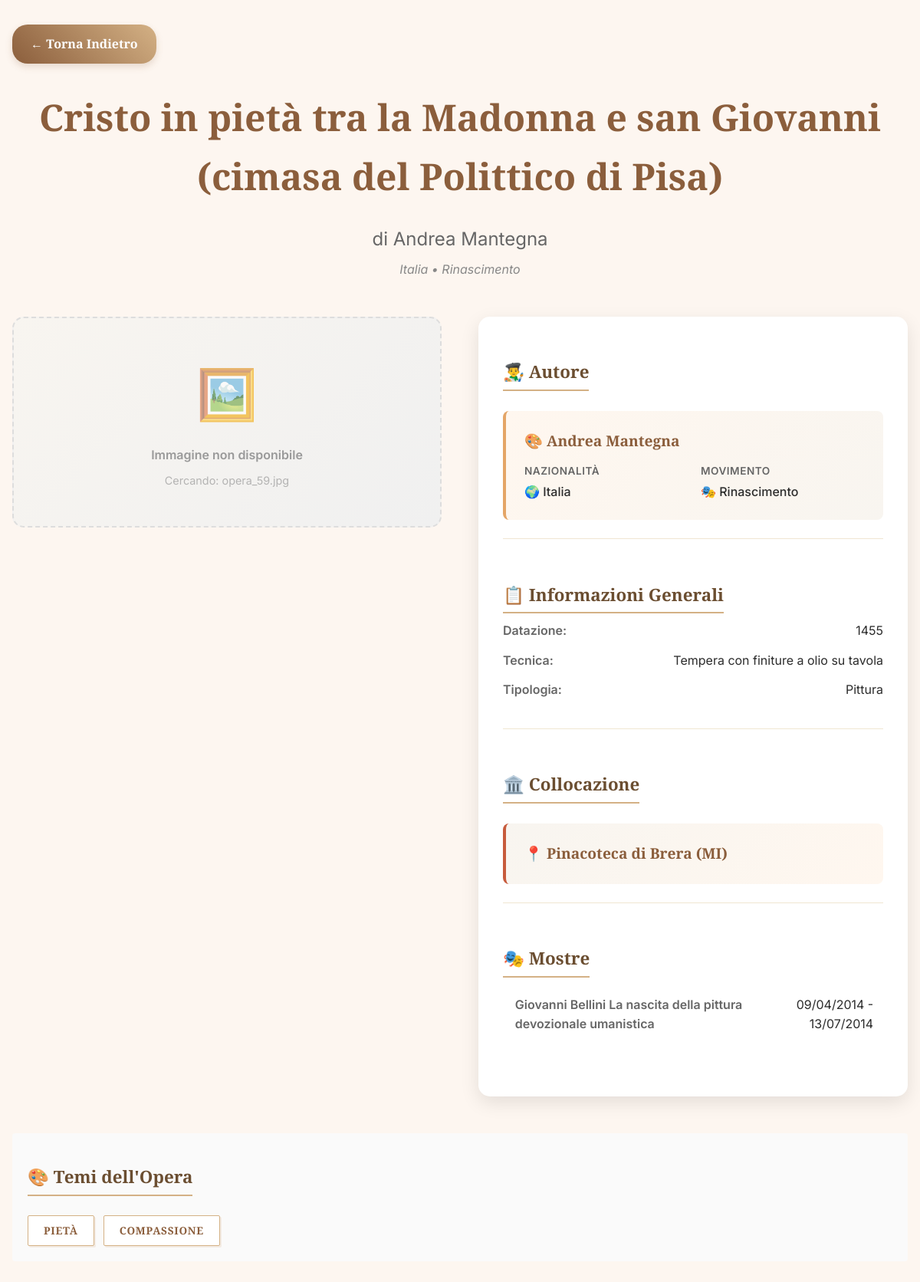
/artwork.php?id=59, run on the app's committed database.
### tables this page shows
CREATE TABLE IF NOT EXISTS `opera` (
  `id` int NOT NULL AUTO_INCREMENT,
  `titolo` varchar(100) NOT NULL,
  `id_collocazione` varchar(100) NOT NULL,
  `datazione` varchar(20) NOT NULL,
  `id_autore` int NOT NULL,
  `id_tipologia` int NOT NULL,
  `id_tecnica` int NOT NULL,
  PRIMARY KEY (`id`),
  KEY `id_autore` (`id_autore`),
  KEY `id_tipologia` (`id_tipologia`),
  KEY `id_tecnica` (`id_tecnica`),
  KEY `collocazione` (`id_collocazione`)
);

CREATE TABLE IF NOT EXISTS `autore` (
  `id` int NOT NULL AUTO_INCREMENT,
  `nome` varchar(20) NOT NULL,
  `cognome` varchar(30) NOT NULL,
  `movimento` varchar(50) NOT NULL,
  `nazionalita` varchar(20) NOT NULL,
  PRIMARY KEY (`id`)
);

CREATE TABLE IF NOT EXISTS `tecnica` (
  `id` int NOT NULL AUTO_INCREMENT,
  `nome` varchar(100) NOT NULL,
  PRIMARY KEY (`id`)
);

CREATE TABLE IF NOT EXISTS `tipologia` (
  `id` int NOT NULL AUTO_INCREMENT,
  `categoria` varchar(10) NOT NULL,
  PRIMARY KEY (`id`)
);

CREATE TABLE IF NOT EXISTS `collocazione` (
  `id` int NOT NULL AUTO_INCREMENT,
  `nome` varchar(100) NOT NULL,
  PRIMARY KEY (`id`)
);

CREATE TABLE IF NOT EXISTS `mostra` (
  `id` int NOT NULL AUTO_INCREMENT,
  `titolo` varchar(100) NOT NULL,
  `data_inizio` date NOT NULL,
  `data_fine` date NOT NULL,
  `curatore` varchar(150) NOT NULL,
  `sede` varchar(200) NOT NULL,
  PRIMARY KEY (`id`)
);

CREATE TABLE IF NOT EXISTS `tema` (
  `id` int NOT NULL AUTO_INCREMENT,
  `nome` varchar(200) NOT NULL,
  PRIMARY KEY (`id`)
);

### artwork.php (the view, shortened to what this page needs)
<?php
$conn = new mysqli('localhost', 'root', '', 'mostre');
$opera_id = isset($_GET['id']) ? intval($_GET['id']) : 0;
$opera = null;
if ($opera_id > 0) {
    $sql = "
        SELECT
            o.*,
            a.nome as autore_nome,
            a.cognome as autore_cognome,
            a.movimento as autore_movimento,
            a.nazionalita as autore_nazionalita,
            tip.categoria as tipologia_nome,
            tec.nome as tecnica_nome,
            col.nome as collocazione_nome
        FROM opera o
        LEFT JOIN autore a ON o.id_autore = a.id
        LEFT JOIN tipologia tip ON o.id_tipologia = tip.id
        LEFT JOIN tecnica tec ON o.id_tecnica = tec.id
        LEFT JOIN collocazione col ON o.id_collocazione = col.id
        WHERE o.id = ?
    ";
    $stmt = $conn->prepare($sql);
    $stmt->bind_param("i", $opera_id);
    $stmt->execute();
    $result = $stmt->get_result();
    if ($result->num_rows > 0) {
        $opera = $result->fetch_assoc();
    }
}
$temi_sql = "
    SELECT t.nome
    FROM tema t
    JOIN opera_tema ot ON t.id = ot.id_tema
    WHERE ot.id_opera = ?
";
$stmt_temi = $conn->prepare($temi_sql);
$stmt_temi->bind_param("i", $opera_id);
$stmt_temi->execute();
$result_temi = $stmt_temi->get_result();
$temi = [];
while ($tema = $result_temi->fetch_assoc()) {
    $temi[] = $tema;
}
?>
<!DOCTYPE html>
<html lang="it">
<head>
</head>
<body>
<div class="container">
    <a href="javascript:history.back()" class="back-button">← Torna Indietro</a>
    <div class="opera-header">
        <h1 class="opera-title"><?php echo htmlspecialchars($opera['titolo']); ?></h1>
        <?php if ($opera['autore_nome'] && $opera['autore_cognome']): ?>
            <p class="opera-author">
                di <?php echo htmlspecialchars($opera['autore_nome'] . ' ' . $opera['autore_cognome']); ?>
            </p>
            <div class="author-details">
                <?php
                $author_details = [];
                if ($opera['autore_nazionalita']) $author_details[] = $opera['autore_nazionalita'];
                if ($opera['autore_movimento']) $author_details[] = $opera['autore_movimento'];
                if (!empty($author_details)) {
                    echo implode(' • ', $author_details);
                }
                ?>
            </div>
        <?php endif; ?>
    </div>
    <div class="opera-content">
        <div class="opera-image">
            <?php
            $image_found = false;
            if (!$image_found) {
                echo '<div class="no-image">';
                echo '<div style="font-weight:600; margin-bottom:0.5rem;">Immagine non disponibile</div>';
                echo '<div style="font-size:0.9rem; opacity:0.7;">Cercando: opera_' . $opera['id'] . '.jpg</div>';
                echo '</div>';
            }
            ?>
        </div>
        <div class="opera-details">
            <?php if ($opera['autore_nome'] && $opera['autore_cognome']): ?>
            <div class="detail-section">
                <h3 class="detail-title">👨‍🎨 Autore</h3>
                <a href="autore.php?id=<?php echo $opera['id_autore']; ?>" class="author-link">
                    <div class="author-highlight">
                        <div class="author-name">
                            🎨 <?php echo htmlspecialchars($opera['autore_nome'] . ' ' . $opera['autore_cognome']); ?>
                        </div>
                        <div class="author-info">
                            <?php if ($opera['autore_nazionalita']): ?>
                            <div class="author-info-item">
                                <span class="author-info-label">Nazionalità</span>
                                <span class="author-info-value">🌍 <?php echo htmlspecialchars($opera['autore_nazionalita']); ?></span>
                            </div>
                            <?php endif; ?>
                            <?php if ($opera['autore_movimento']): ?>
                            <div class="author-info-item">
                                <span class="author-info-label">Movimento</span>
                                <span class="author-info-value">🎭 <?php echo htmlspecialchars($opera['autore_movimento']); ?></span>
                            </div>
                            <?php endif; ?>
                        </div>
                    </div>
                </a>
            </div>
            <?php endif; ?>
            <div class="detail-section">
                <h3 class="detail-title">📋 Informazioni Generali</h3>
                <?php if (isset($opera['datazione']) && !empty(trim($opera['datazione']))): ?>
                <div class="detail-item">
                    <span class="detail-label">Datazione:</span>
                    <span class="detail-value"><?php echo htmlspecialchars($opera['datazione']); ?></span>
                </div>
                <?php endif; ?>
                <?php if (isset($opera['tecnica_nome']) && $opera['tecnica_nome']): ?>
                <div class="detail-item">
                    <span class="detail-label">Tecnica:</span>
                    <span class="detail-value"><?php echo htmlspecialchars($opera['tecnica_nome']); ?></span>
                </div>
                <?php endif; ?>
                <?php if (isset($opera['tipologia_nome']) && $opera['tipologia_nome']): ?>
                <div class="detail-item">
                    <span class="detail-label">Tipologia:</span>
                    <span class="detail-value"><?php echo htmlspecialchars($opera['tipologia_nome']); ?></span>
                </div>
                <?php endif; ?>
            </div>
            <div class="detail-section">
                <h3 class="detail-title">🏛️ Collocazione</h3>
                <?php if (isset($opera['collocazione_nome']) && !empty(trim($opera['collocazione_nome']))): ?>
                    <div class="location-highlight">
                        <div class="location-name">
                            📍 <?php echo htmlspecialchars($opera['collocazione_nome']); ?>
                        </div>
                    </div>
                <?php else: ?>
                    <div class="no-location">
                        <div>Informazioni sulla collocazione non disponibili</div>
                    </div>
                <?php endif; ?>
            </div>
            <?php
            $mostre_sql = "
                SELECT m.id, m.titolo, m.data_inizio, m.data_fine
                FROM mostra m
                JOIN esposizione e ON m.id = e.id_mostra
                WHERE e.id_opera = ?
                ORDER BY m.data_inizio DESC
            ";
            $stmt_mostre = $conn->prepare($mostre_sql);
            $stmt_mostre->bind_param("i", $opera_id);
            $stmt_mostre->execute();
            $result_mostre = $stmt_mostre->get_result();
            if ($result_mostre->num_rows > 0): ?>
            <div class="detail-section">
                <h3 class="detail-title">🎭 Mostre</h3>
                <?php while ($mostra = $result_mostre->fetch_assoc()): ?>
                    <a href="mostra.php?id=<?php echo $mostra['id']; ?>" class="mostra-link">
                        <div class="detail-item mostra-item">
                            <span class="detail-label">
                                <?php echo htmlspecialchars($mostra['titolo']); ?>
                            </span>
                            <span class="detail-value">
                                <?php echo date('d/m/Y', strtotime($mostra['data_inizio'])); ?> -
                                <?php echo date('d/m/Y', strtotime($mostra['data_fine'])); ?>
                            </span>
                        </div>
                    </a>
                <?php endwhile; ?>
            </div>
            <?php endif;
            ?>
        </div>
    </div>
<div class="temi-section">
    <h2 class="detail-title">🎨 Temi dell'Opera</h2>
    <?php if (!empty($temi)): ?>
        <div class="tags-container">
            <?php foreach ($temi as $tema): ?>
                <span class="tema-tag">
                    <?php echo htmlspecialchars($tema['nome']); ?>
                </span>
            <?php endforeach; ?>
        </div>
    <?php else: ?>
        <div class="no-temi">
            Nessun tema associato a questa opera
        </div>
    <?php endif; ?>
</div>
</div>
</body>
</html>

### artwork.php (style rules this page uses)
body { margin: 0; background-color: #fdf6f0; font-family: 'Playfair Display', serif; line-height: 1.6; }
.container { max-width: 1200px; margin: 0 auto; padding: 2rem 1rem; }
.back-button { display: inline-flex; align-items: center; gap: 0.5rem; background: linear-gradient(45deg, #8b5e3c, #d4b185); color: white; padding: 0.8rem 1.5rem; text-decoration: none; position: relative; overflow: hidden; border-radius: 20px; font-weight: 600; margin right: 10px; transition: all 0.3s ease; font-family: 'Playfair Display', serif; box-shadow: 0 4px 10px rgba(139, 94, 60, 0.2); }
.opera-header { text-align: center; margin-bottom: 3rem; }
.opera-title { font-size: 3rem; color: #8b5e3c; margin-bottom: 0.5rem; font-weight: 700; }
.opera-author { font-size: 1.5rem; color: #666; font-family: 'Inter', sans-serif; font-weight: 400; margin-bottom: 0.5rem; }
.author-details { font-size: 1rem; color: #888; font-family: 'Inter', sans-serif; font-style: italic; }
.opera-content { display: grid; grid-template-columns: 1fr 1fr; gap: 3rem; margin-bottom: 3rem; }
.opera-image { text-align: center; }
.no-image { background: linear-gradient(135deg, #f8f5f0, #f0f0f0); padding: 3rem 2rem; border-radius: 15px; color: #999; text-align: center; font-family: 'Inter', sans-serif; border: 2px dashed #ddd; }
.no-image::before { content: "🖼️"; font-size: 4rem; display: block; margin-bottom: 1rem; opacity: 0.6; }
.opera-details { background: white; padding: 2rem; border-radius: 15px; box-shadow: 0 8px 25px rgba(0,0,0,0.1); }
.detail-section { margin-bottom: 2rem; padding-bottom: 1.5rem; border-bottom: 1px solid #f0e6d2; }
.detail-section:last-child { border-bottom: none; margin-bottom: 0; }
.detail-title { font-size: 1.3rem; color: #8b5e3c; margin-bottom: 1rem; font-weight: 600; display: flex; align-items: center; gap: 0.5rem; }
.detail-item { display: flex; justify-content: space-between; margin-bottom: 0.8rem; font-family: 'Inter', sans-serif; }
.detail-label { font-weight: 600; color: #666; }
.detail-value { color: #2c2c2c; text-align: right; max-width: 60%; }
.author-highlight { background: linear-gradient(135deg, #fff7ef, #f8f5f0); border-left: 4px solid #e4a567; padding: 1.5rem; border-radius: 8px; margin-top: 1rem; }
.author-name { font-size: 1.2rem; font-weight: 600; color: #8b5e3c; margin-bottom: 0.8rem; display: flex; align-items: center; gap: 0.5rem; }
.author-info { display: grid; grid-template-columns: 1fr 1fr; gap: 1rem; font-family: 'Inter', sans-serif; }
.author-info-item { display: flex; flex-direction: column; gap: 0.2rem; }
.author-info-label { font-size: 0.85rem; color: #666; font-weight: 600; text-transform: uppercase; letter-spacing: 0.5px; }
.author-info-value { color: #2c2c2c; font-weight: 500; }
.location-highlight { background: linear-gradient(135deg, #f8f5f0, #fff7ef); border-left: 4px solid #c75b3c; padding: 1.5rem; border-radius: 8px; margin-top: 1rem; }
.location-name { font-size: 1.2rem; font-weight: 600; color: #8b5e3c; display: flex; align-items: center; gap: 0.5rem; }
.temi-section { margin: 30px 0; padding: 20px; background: #fafafa; border-radius: 4px; }
.tags-container { display: flex; flex-wrap: wrap; gap: 12px; margin-top: 15px; }
.tema-tag { display: inline-block; padding: 8px 20px; border: 1px solid #d4b185; background-color: #fff; color: #8b5e3c; font-size: 0.85rem; font-weight: 600; letter-spacing: 0.05em; text-transform: uppercase; border-radius: 2px; transition: all 0.3s ease; box-shadow: 2px 2px 0px rgba(212, 177, 133, 0.2); }
.detail-title { font-family: 'Playfair Display', serif; font-size: 1.4rem; color: #6b4e31; border-bottom: 2px solid #d4b185; display: inline-block; padding-bottom: 5px; margin-bottom: 10px; }
.author-link { text-decoration: none; color: inherit; display: block; transition: all 0.3s ease; }
.mostra-link { text-decoration: none; color: inherit; display: block; transition: all 0.3s ease; border-radius: 8px; margin-bottom: 0.5rem; }
.mostra-item { padding: 0.8rem; border-radius: 8px; border-left: 3px solid transparent; transition: all 0.3s ease; }
.author-link, .mostra-link { cursor: pointer; }

### data on the page
opera: titolo "Cristo in pietà tra la Madonna e san Giovanni (cimasa del Polittico di Pisa)", id_autore.cognome "Andrea Mantegna", id "59", id_autore.nazionalita "Italia", id_autore.movimento "Rinascimento", datazione "1455", id_tecnica.nome "Tempera con finiture a olio su tavola", id_tipologia.categoria "Pittura", id_collocazione.nome "Pinacoteca di Brera (MI)"
mostra: titolo "Giovanni Bellini La nascita della pittura devozionale umanistica", data_inizio "09/04/2014", data_fine "13/07/2014"
tema: nome "PIETÀ"
tema: nome "COMPASSIONE"

### other printed values
implode(' • ', $author_details) "Italia • Rinascimento"
